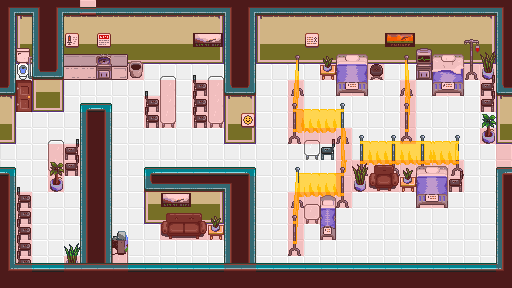

The image is a tile-based game level rendered from a .tmx file. Its description and source (layers, tilesets, objects; grid data summarised) follow:
An orthogonal 32x18 tile map with 16x16 px tiles, 6 tile layers (Floor, Walls, Objects_1, Objects_2, ...) and 1 object.

<map version="1.0" orientation="orthogonal" renderorder="right-down" width="32" height="18" tilewidth="16" tileheight="16" nextobjectid="1">
 <tileset firstgid="1" name="BAGJ_tileset" tilewidth="16" tileheight="16" tilecount="400" columns="20">
  <image source="Tilesets/BAGJ_tileset.png" width="320" height="320" />
  <tile id="8">
   <animation>
    <frame tileid="8" duration="1000" />
    <frame tileid="67" duration="500" />
   </animation>
  </tile>
  <tile id="108">
   <animation>
    <frame tileid="108" duration="600" />
    <frame tileid="107" duration="1400" />
   </animation>
  </tile>
  <tile id="128">
   <animation>
    <frame tileid="128" duration="600" />
    <frame tileid="127" duration="1400" />
   </animation>
  </tile>
  <tile id="180">
   <objectgroup draworder="index">
    <object id="1" x="0" y="0" width="16" height="16" />
   </objectgroup>
  </tile>
 </tileset>
 <layer name="Floor" width="32" height="18">
  <data>[576 cells, 576 non-empty, 2 distinct tile ids]</data>
 </layer>
 <layer name="Walls" width="32" height="18">
  <data>[576 cells, 245 non-empty, 20 distinct tile ids]</data>
 </layer>
 <layer name="Objects_1" width="32" height="18">
  <data>[576 cells, 128 non-empty, 74 distinct tile ids]</data>
 </layer>
 <layer name="Objects_2" width="32" height="18">
  <data>[576 cells, 35 non-empty, 23 distinct tile ids]</data>
 </layer>
 <layer name="Over_layer" width="32" height="18">
  <data>[576 cells, 90 non-empty, 33 distinct tile ids]</data>
 </layer>
 <layer name="Collision" width="32" height="18" opacity="0.2">
  <data>[576 cells, 341 non-empty, 2 distinct tile ids]</data>
 </layer>
</map>